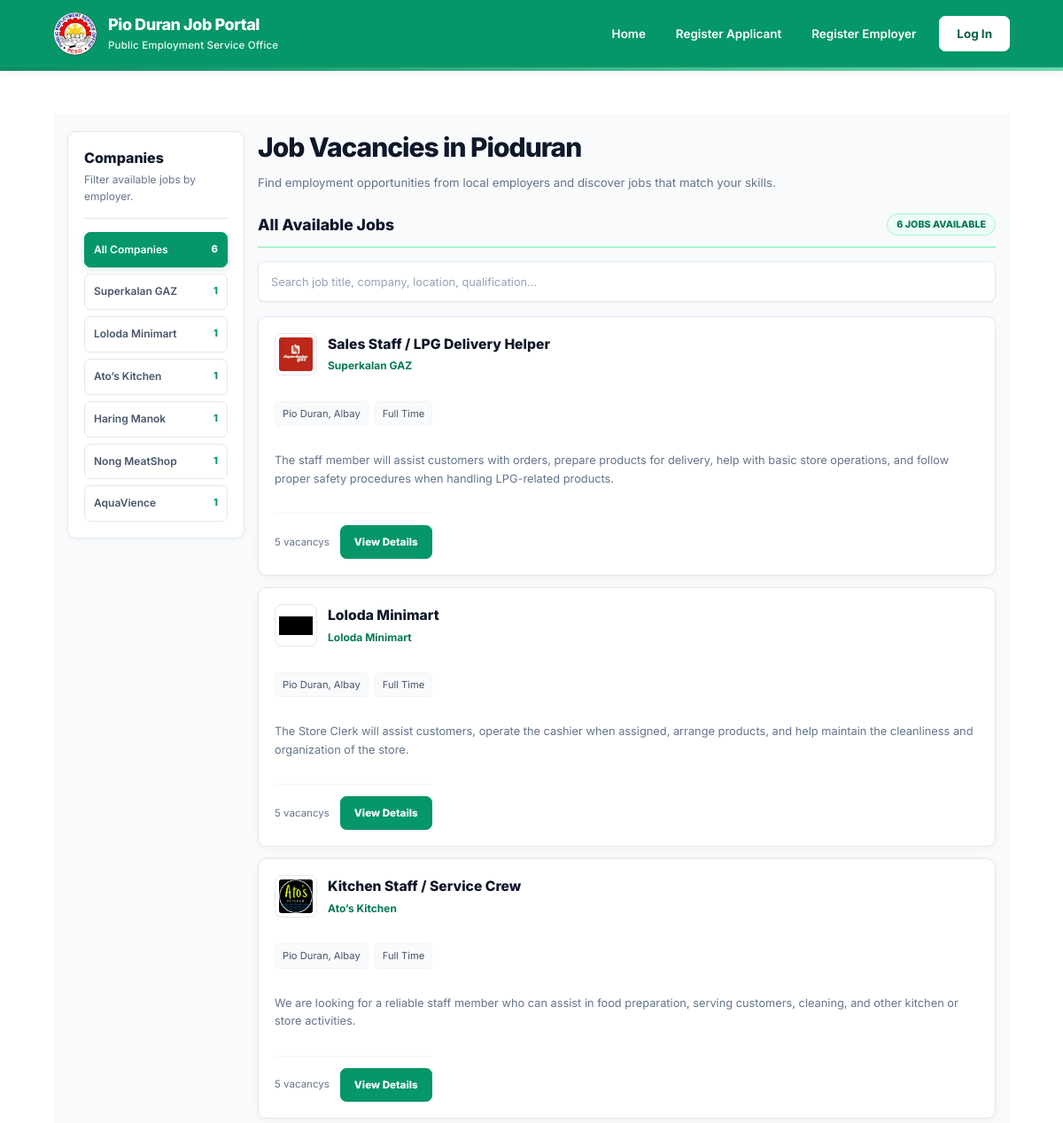
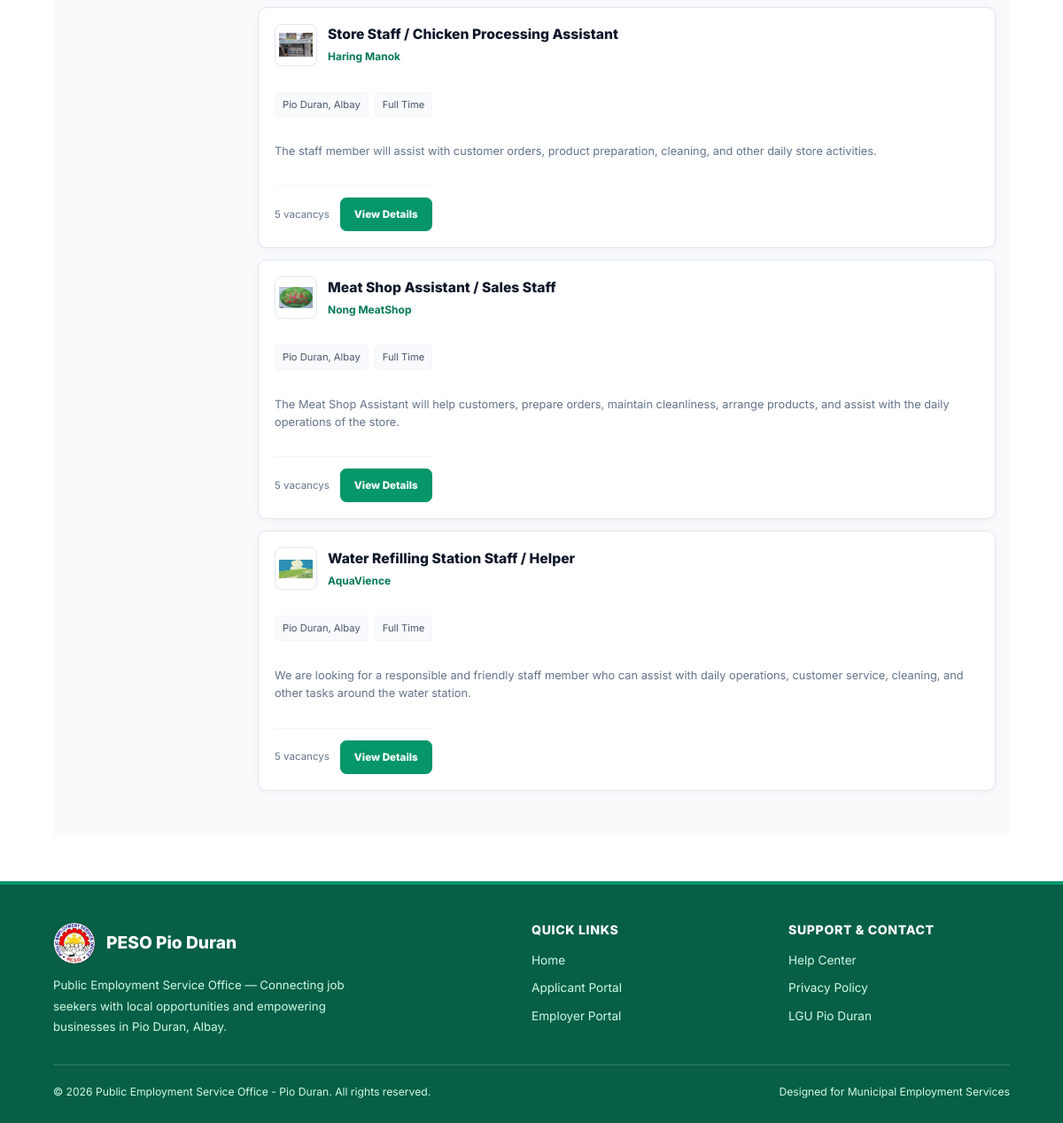
Screenshot of /browse-job/ with the database file from the repository (2 pictures, top to bottom).
### employer/models.py (models this page shows, shortened)
class Employer(models.Model):
    employer = models.OneToOneField(User, on_delete=models.CASCADE)
    company_name = models.CharField(max_length=255)
    business_permit_no = models.CharField(max_length=255, unique=True)
    contact_no = models.CharField(max_length=11, unique=True)
    description = models.TextField()
    company_logo = models.ImageField(upload_to="company_logo")
    created_at = models.DateTimeField(auto_now_add=True)
    is_active = models.BooleanField(default=True)

class JobPost(models.Model):
    STATUS_CHOICES = (
        ("pending", "Pending Review"),
        ("approved", "Approved"),
        ("rejected", "Rejected"),
    )
    JOB_TYPE = (
        ("full_time", "Full Time"),
        ("part_time", "Part Time"),
        ("contract", "Contract"),
        ("internship", "Internship"),
        ("temporary", "Temporary"),
    )
    employer = models.ForeignKey(
        Employer,
        on_delete=models.CASCADE,
        related_name="jobs"
    )
    title = models.CharField(max_length=255)
    description = models.TextField()
    qualifications = models.TextField()
    responsibilities = models.TextField(blank=True)
    salary = models.DecimalField(
        max_digits=10,
        decimal_places=2,
        null=True,
        blank=True
    )
    location = models.CharField(max_length=255)
    job_type = models.CharField(
        max_length=20,
        choices=JOB_TYPE,
        default="full_time"
    )
    vacancies = models.PositiveIntegerField(default=1)
    deadline = models.DateField()
    status = models.CharField(
        max_length=20,
        choices=STATUS_CHOICES,
        default="pending"
    )
    admin_remarks = models.TextField(blank=True)
    created_at = models.DateTimeField(auto_now_add=True)
    updated_at = models.DateTimeField(auto_now=True)
    approved_at = models.DateTimeField(
        null=True,
        blank=True
    )

### home/views.py (the view, shortened to what this page needs)
# urls.py: path('browse-job/', views.browse_job, name="browse-job"),
def browse_job(request):
    job = JobPost.objects.filter(
        status="approved"
    ).order_by("-created_at")
    recommended_jobs = []
    applicant = getattr(
        request.user,
        "applicant_profile",
        None
    )
    return render(
        request,
        "pages/browse_job.html",
        {
            "job": job,
            "recommended_jobs": recommended_jobs,
        }
    )

### home/templates/pages/browse_job.html (shortened to what this page needs)
{% extends "home_base.html" %}
{% load static %}
{% block content %}
<div class="browse-container">
    <div class="browse-grid">
        <aside class="companies-card">
            <div class="companies-header">
                <h3 class="companies-title">Companies</h3>
                <div class="companies-subtitle">
                    Filter available jobs by employer.
                </div>
            </div>
            <div class="company-filter">
                <button
                    type="button"
                    class="company-filter-btn active"
                    data-company-filter="all"
                    aria-pressed="true"
                >
                    All Companies
                    <span class="company-count">{{ job|length }}</span>
                </button>
                {% regroup job by employer.company_name as company_list %}
                {% for company in company_list %}
                    <button
                        type="button"
                        class="company-filter-btn"
                        data-company-filter="{{ company.grouper|lower|escape }}"
                        aria-pressed="false"
                    >
                        {{ company.grouper }}
                        <span class="company-count">{{ company.list|length }}</span>
                    </button>
                {% endfor %}
            </div>
        </aside>
        <main class="main-search-column">
            <div class="browse-page-header">
                <h1 class="browse-page-title">
                    Job Vacancies in Pioduran
                </h1>
                <p class="browse-page-description">
                    Find employment opportunities from local employers
                    and discover jobs that match your skills.
                </p>
            </div>
            <div class="jobs-header">
                <h2 class="jobs-title">All Available Jobs</h2>
                <div class="jobs-count" id="jobsCount">
                </div>
            </div>
            <div class="search-wrapper">
                <input
                    type="search"
                    id="liveSearch"
                    class="search-input"
                    placeholder="Search job title, company, location, qualification..."
                    autocomplete="off"
                    aria-label="Search available jobs"
                >
            </div>
            <div class="job-list" id="jobList">
                {% for i in job %}
                    <article
                        class="job-card"
                        data-company="{{ i.employer.company_name|lower|escape }}"
                        data-searchable="{{ i.title|lower }} {{ i.employer.company_name|lower }} {{ i.location|default:''|lower }} {{ i.description|default:''|lower }} {{ i.qualifications|default:''|lower }} {{ i.responsibilities|default:''|lower }} {{ i.get_job_type_display|lower }} {{ i.salary|default:''|lower }}"
                    >
                        <div class="job-top">
                            <div class="job-company">
                                {% if i.employer.company_logo %}
                                    <img
                                        src="{{ i.employer.company_logo.url }}"
                                        alt="{{ i.employer.company_name }} logo"
                                        class="job-logo"
                                        data-logo-url="{{ i.employer.company_logo.url }}"
                                        data-company-name="{{ i.employer.company_name }}"
                                        role="button"
                                        tabindex="0"
                                        aria-label="View {{ i.employer.company_name }} logo"
                                    >
                                {% else %}
                                    <div class="job-logo-placeholder" aria-hidden="true">
                                        {{ i.employer.company_name|first|upper }}
                                    </div>
                                {% endif %}
                                <div class="job-company-info">
                                    <h3 class="job-title">{{ i.title }}</h3>
                                    <div class="job-company-name">
                                        {{ i.employer.company_name }}
                                    </div>
                                </div>
                            </div>
                        </div>
                        <div class="job-meta">
                            {% if i.location %}
                                <span>{{ i.location }}</span>
                            {% endif %}
                            <span>{{ i.get_job_type_display }}</span>
                        </div>
                        {% if i.description %}
                            <p class="job-description">{{ i.description }}</p>
                        {% endif %}
                        <div class="job-footer">
                            <div class="job-vacancies">
                                {% if i.vacancies %}
                                    {{ i.vacancies }} vacancy{{ i.vacancies|pluralize }}
                                {% else %}
                                    Vacancy information not specified
                                {% endif %}
                            </div>
                            <a
                                href="{% url 'job_details' i.id %}"
                                class="view-job-button"
                            >
                                View Details
                            </a>
                        </div>
                    </article>
                {% endfor %}
            </div>
        </main>
    </div>
</div>
{% endblock %}

### home/templates/home_base.html (style rules this page uses)
:root { --primary-green: #059669; --primary-green-dark: #047857; --primary-green-deep: #065f46; --primary-green-light: #d1fae5; --light-green: #ecfdf5; --background: #f7f9f8; --white: #ffffff; --border-color: #e5e7eb; --text-dark: #172019; --text-muted: #64748b; --font-main: 'Inter', system-ui, -apple-system, BlinkMacSystemFont, sans-serif; --transition: all 0.25s ease; }
*, *::before, *::after { margin: 0; padding: 0; box-sizing: border-box; }
html { width: 100%; min-height: 100%; scroll-behavior: smooth; scroll-padding-top: 90px; }
body { display: flex; flex-direction: column; width: 100%; min-height: 100vh; overflow-x: clip; background: var(--background); color: var(--text-dark); font-family: var(--font-main); -webkit-font-smoothing: antialiased; }
a { -webkit-tap-highlight-color: transparent; }
button { font: inherit; }
img { max-width: 100%; }
.job-card { display: flex; flex-direction: column; align-items: flex-start; justify-content: space-between; gap: 16px; min-width: 0; min-height: 160px; padding: 22px; border: 1px solid var(--border-color); border-radius: 11px; background: #ffffff; box-shadow: 0 4px 15px rgba(0, 0, 0, 0.035); transition: var(--transition); }
.job-card p { margin-bottom: 12px; color: var(--text-muted); font-size: 0.8rem; line-height: 1.6; overflow-wrap: anywhere; }

### rows the page displays
Employer: grouper "Superkalan GAZ"
Employer: grouper "Loloda Minimart"
Employer: grouper "Ato’s Kitchen"
Employer: grouper "Haring Manok"
Employer: grouper "Nong MeatShop"
Employer: grouper "AquaVience"
JobPost: employer.company_logo (picture), title "Sales Staff / LPG Delivery Helper", employer.company_name "Superkalan GAZ", location "Pio Duran, Albay", job_type "Full Time", description "The staff member will assist customers with orders, prepare products for delivery, help with basic store operations, and follow proper safety procedures when handling LPG-related products.", vacancies "5"
JobPost: employer.company_logo (picture), title "Loloda Minimart", employer.company_name "Loloda Minimart", location "Pio Duran, Albay", job_type "Full Time", description "The Store Clerk will assist customers, operate the cashier when assigned, arrange products, and help maintain the cleanliness and organization of the store.", vacancies "5"
JobPost: employer.company_logo (picture), title "Kitchen Staff / Service Crew", employer.company_name "Ato’s Kitchen", location "Pio Duran, Albay", job_type "Full Time", description "We are looking for a reliable staff member who can assist in food preparation, serving customers, cleaning, and other kitchen or store activities.", vacancies "5"
JobPost: employer.company_logo (picture), title "Store Staff / Chicken Processing Assistant", employer.company_name "Haring Manok", location "Pio Duran, Albay", job_type "Full Time", description "The staff member will assist with customer orders, product preparation, cleaning, and other daily store activities.", vacancies "5"
JobPost: employer.company_logo (picture), title "Meat Shop Assistant / Sales Staff", employer.company_name "Nong MeatShop", location "Pio Duran, Albay", job_type "Full Time", description "The Meat Shop Assistant will help customers, prepare orders, maintain cleanliness, arrange products, and assist with the daily operations of the store.", vacancies "5"
JobPost: employer.company_logo (picture), title "Water Refilling Station Staff / Helper", employer.company_name "AquaVience", location "Pio Duran, Albay", job_type "Full Time", description "We are looking for a responsible and friendly staff member who can assist with daily operations, customer service, cleaning, and other tasks around the water station.", vacancies "5"

### other values shown
{{ job|length }} "6"
{{ company.list|length }} "1" "1" "1" "1" "1" "1"
